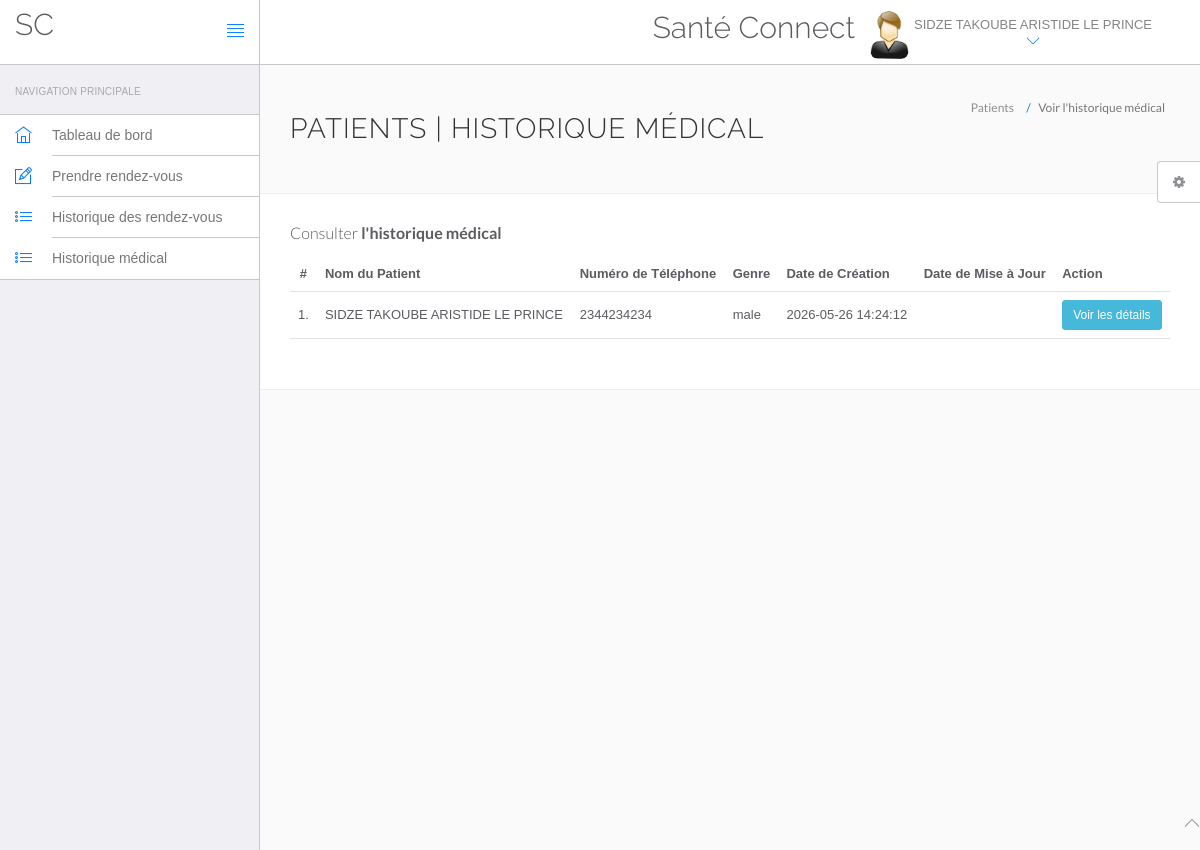
Page /hms/manage-medhistory.php (signed in) on the committed database.
### tables this page shows
CREATE TABLE `users` (
  `id` int(11) NOT NULL,
  `fullName` varchar(255) DEFAULT NULL,
  `address` longtext DEFAULT NULL,
  `city` varchar(255) DEFAULT NULL,
  `gender` varchar(255) DEFAULT NULL,
  `email` varchar(255) DEFAULT NULL,
  `password` varchar(255) DEFAULT NULL,
  `regDate` timestamp NULL DEFAULT current_timestamp(),
  `updationDate` timestamp NULL DEFAULT NULL ON UPDATE current_timestamp()
);

CREATE TABLE `tblpatient` (
  `ID` int(10) NOT NULL,
  `Docid` int(10) DEFAULT NULL,
  `PatientName` varchar(200) DEFAULT NULL,
  `PatientContno` bigint(10) DEFAULT NULL,
  `PatientEmail` varchar(200) DEFAULT NULL,
  `PatientGender` varchar(50) DEFAULT NULL,
  `PatientAdd` mediumtext DEFAULT NULL,
  `PatientAge` int(10) DEFAULT NULL,
  `PatientMedhis` mediumtext DEFAULT NULL,
  `CreationDate` timestamp NULL DEFAULT current_timestamp(),
  `UpdationDate` timestamp NULL DEFAULT NULL ON UPDATE current_timestamp()
);

### hms/manage-medhistory.php (the view, shortened to what this page needs)
<?php
include('include/config.php');
?>
<!DOCTYPE html>
<html lang="fr">
    <head>
        <link rel="stylesheet" href="vendor/bootstrap/css/bootstrap.min.css">
        <link rel="stylesheet" href="vendor/fontawesome/css/font-awesome.min.css">
        <link rel="stylesheet" href="vendor/themify-icons/themify-icons.min.css">
        <link href="vendor/animate.css/animate.min.css" rel="stylesheet" media="screen">
        <link href="vendor/perfect-scrollbar/perfect-scrollbar.min.css" rel="stylesheet" media="screen">
        <link href="vendor/switchery/switchery.min.css" rel="stylesheet" media="screen">
        <link href="vendor/bootstrap-touchspin/jquery.bootstrap-touchspin.min.css" rel="stylesheet" media="screen">
        <link href="vendor/select2/select2.min.css" rel="stylesheet" media="screen">
        <link href="vendor/bootstrap-datepicker/bootstrap-datepicker3.standalone.min.css" rel="stylesheet" media="screen">
        <link href="vendor/bootstrap-timepicker/bootstrap-timepicker.min.css" rel="stylesheet" media="screen">
        <link rel="stylesheet" href="assets/css/styles.css">
        <link rel="stylesheet" href="assets/css/plugins.css">
        <link rel="stylesheet" href="assets/css/themes/theme-1.css" id="skin_color" />
    </head>
    <body>
        <div id="app">
<?php include('include/sidebar.php');?>
<div class="app-content">
<?php include('include/header.php');?>
<div class="main-content" >
<div class="wrap-content container" id="container">
<section id="page-title">
<div class="row">
<div class="col-sm-8">
<h1 class="mainTitle">Patients | Historique Médical</h1>
</div>
<ol class="breadcrumb">
<li>
<span>Patients</span>
</li>
<li class="active">
<span>Voir l'historique médical</span>
</li>
</ol>
</div>
</section>
<div class="container-fluid container-fullw bg-white">
<div class="row">
<div class="col-md-12">
<h5 class="over-title margin-bottom-15">Consulter <span class="text-bold">l'historique médical</span></h5>
<table class="table table-hover" id="sample-table-1">
<thead>
<tr>
<th class="center">#</th>
<th>Nom du Patient</th>
<th>Numéro de Téléphone</th>
<th>Genre</th>
<th>Date de Création</th>
<th>Date de Mise à Jour</th>
<th>Action</th>
</tr>
</thead>
<tbody>
<?php
$uid=$_SESSION['id'];
$sql=mysqli_query($con,"select tblpatient.* from tblpatient join users on users.email=tblpatient.PatientEmail where users.id='$uid'");
$cnt=1;
while($row=mysqli_fetch_array($sql))
{
?>
<tr>
<td class="center"><?php echo $cnt;?>.</td>
<td class="hidden-xs"><?php echo $row['PatientName'];?></td>
<td><?php echo $row['PatientContno'];?></td>
<td><?php echo $row['PatientGender'];?></td>
<td><?php echo $row['CreationDate'];?></td>
<td><?php echo $row['UpdationDate'];?>
</td>
<td>
<a href="view-medhistory.php?viewid=<?php echo $row['ID'];?>" class="btn btn-info btn-sm">Voir les détails</a>
</td>
</tr>
<?php
$cnt=$cnt+1;
 }?></tbody>
</table>
</div>
</div>
</div>
</div>
</div>
</div>
</div>
    <?php include('include/footer.php');?>
    <?php include('include/setting.php');?>
    </body>
</html>

### hms/include/header.php (shortened to what this page needs)
<header class="navbar navbar-default navbar-static-top">
                    <div class="navbar-header">
                        <a class="navbar-brand" href="#">
                            <h2 style="padding-top:20% ">SC</h2>
                        </a>
                        <a href="#" class="sidebar-toggler pull-right visible-md visible-lg" data-toggle-class="app-sidebar-closed" data-toggle-target="#app">
                            <i class="ti-align-justify"></i>
                        </a>
                    </div>
                    <div class="navbar-collapse collapse">
                        <ul class="nav navbar-right">
                                <li  style="padding-top:2% ">
                                <h2>Santé Connect</h2>
                            </li>
                            <li class="dropdown current-user">
                                <a href class="dropdown-toggle" data-toggle="dropdown">
                                    <img src="assets/images/images.jpg"> <span class="username">
                                    <?php $query=mysqli_query($con,"select fullName from users where id='".$_SESSION['id']."'");
while($row=mysqli_fetch_array($query))
{
    echo $row['fullName'];
}
                                    ?> <i class="ti-angle-down"></i></i></span>
                                </a>
                            </li>
                        </ul>
                    </div>
                </header>

### hms/assets/css/themes/theme-1.css (style rules this page uses)
body { background: #FAFAFA; }
header .navbar-header { background: #ffffff !important; border-right-color: #c8c7cc !important; border-bottom-color: #c8c7cc !important; }
header .navbar-header .sidebar-toggler, header .navbar-header .sidebar-mobile-toggler { color: #007aff !important; }
header .navbar-header .navbar-brand { color: #777 !important; }
header .navbar-collapse { background: #ffffff !important; border-bottom-color: #c8c7cc !important; box-shadow: none !important; }
header .navbar-collapse .navbar-right > li > a { color: #777; }
header .navbar-collapse .navbar-right > li > a i { color: #007aff !important; }

### rows in the picture
users: fullName "SIDZE TAKOUBE ARISTIDE LE PRINCE"
tblpatient: PatientName "SIDZE TAKOUBE ARISTIDE LE PRINCE", PatientContno "2344234234", PatientGender "male", CreationDate "2026-05-26 14:24:12"
